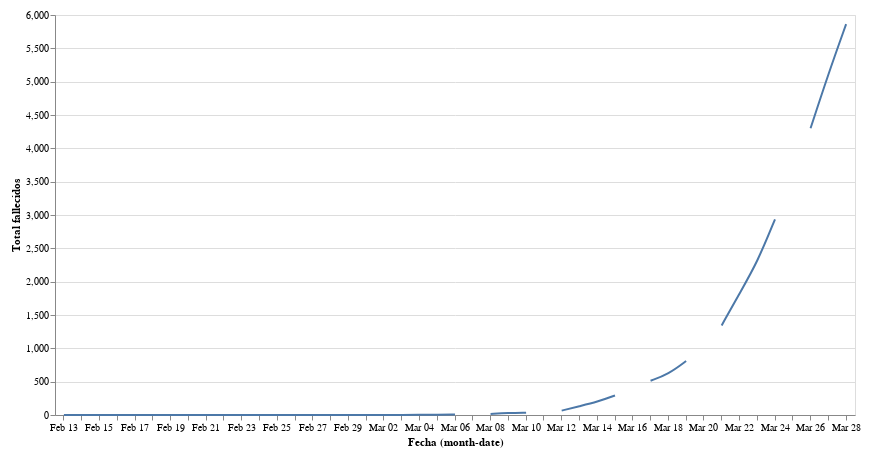

The cell this chart's notebook holds for it:
### Markdown cell above
#### Sin interpolar datos faltantes

### Code cell
#collapse

import requests
import pandas as pd
from io import BytesIO
import numpy as np
import altair as alt

# get data
response = requests.get('https://docs.google.com/spreadsheet/ccc?key=1FwOXbkWeuS1LHrKxhSfepGtsgQ6iIEQZmWig_JKo8z0&output=csv&gid=1616296995')
assert response.status_code == 200, 'Wrong status code'
data = response.content
df = pd.read_csv(BytesIO(data), parse_dates=['Fecha'], dayfirst=True)

# Create a selection that chooses the nearest point & selects based on x-value
source = df
nearest = alt.selection(type='single', nearest=True, on='mouseover',
                        fields=['Total fallecidos'], empty='none')

# The basic line
line = alt.Chart(source).mark_line(interpolate='basis').encode(
    x='monthdate(Fecha):O',
    y='Total fallecidos:Q',
)

# Transparent selectors across the chart. This is what tells us
# the x-value of the cursor
selectors = alt.Chart(source).mark_point().encode(
    x='monthdate(Fecha):O',
    opacity=alt.value(0),
).add_selection(
    nearest
)

# Draw points on the line, and highlight based on selection
points = line.mark_point().encode(
    opacity=alt.condition(nearest, alt.value(1), alt.value(0))
)

# Draw text labels near the points, and highlight based on selection
text = line.mark_text(align='left', dx=5, dy=-5).encode(
    text=alt.condition(nearest, 'Total fallecidos:Q', alt.value(' '))
)

# Draw a rule at the location of the selection
rules = alt.Chart(source).mark_rule(color='gray').encode(
    x='monthdate(Fecha):O',
).transform_filter(
    nearest
)

# Put the five layers into a chart and bind the data
alt.layer(
    line, selectors, points, rules, text
).properties(
    width=800, height=400
).configure(
    padding=10
)

### Figure 1 — Vega-Lite specification as saved in the notebook (floating-point values rounded to 4 significant figures)
{"config": {"view": {"continuousWidth": 400, "continuousHeight": 300}, "padding": 10}, "layer": [{"mark": {"type": "line", "interpolate": "basis"}, "encoding": {"x": {"type": "ordinal", "field": "Fecha", "timeUnit": "monthdate"}, "y": {"type": "quantitative", "field": "Total fallecidos"}}}, {"mark": "point", "encoding": {"opacity": {"value": 0}, "x": {"type": "ordinal", "field": "Fecha", "timeUnit": "monthdate"}}, "selection": {"selector002": {"type": "single", "nearest": true, "on": "mouseover", "fields": ["Total fallecidos"], "empty": "none"}}}, {"mark": "point", "encoding": {"opacity": {"condition": {"value": 1, "selection": "selector002"}, "value": 0}, "x": {"type": "ordinal", "field": "Fecha", "timeUnit": "monthdate"}, "y": {"type": "quantitative", "field": "Total fallecidos"}}}, {"mark": {"type": "rule", "color": "gray"}, "encoding": {"x": {"type": "ordinal", "field": "Fecha", "timeUnit": "monthdate"}}, "transform": [{"filter": {"selection": "selector002"}}]}, {"mark": {"type": "text", "align": "left", "dx": 5, "dy": -5}, "encoding": {"text": {"condition": {"type": "quantitative", "field": "Total fallecidos", "selection": "selector002"}, "value": " "}, "x": {"type": "ordinal", "field": "Fecha", "timeUnit": "monthdate"}, "y": {"type": "quantitative", "field": "Total fallecidos"}}}], "data": {"name": "data-95528edf9540f89e80f4709a17f8d444"}, "height": 400, "width": 800, "$schema": "https://vega.github.io/schema/vega-lite/v4.0.2.json", "datasets": {"data-95528edf9540f89e80f4709a17f8d444": [{"Fecha": "2020-02-13T00:00:00", "Asturias": 0.0, "Andalucía": 0.0, "Aragón": 0.0, "Baleares": 0.0, "Canarias": 0.0, "Cantabria": 0.0, "Cataluña": 0.0, "Castilla y León": 0.0, "Castilla-La Mancha": 0.0, "Comunidad de Madrid": 0.0, "Comunidad Valenciana": 1.0, "Extremadura": 0.0, "Galicia": 0.0, "La Rioja": 0.0, "Murcia": 0.0, "Navarra": 0.0, "País Vasco": 0.0, "Total fallecidos": 1.0}, {"Fecha": "2020-02-14T00:00:00", "Asturias": 0.0, "Andalucía": 0.0, "Aragón": 0.0, "Baleares": 0.0, "Canarias": 0.0, "Cantabria": 0.0, "Cataluña": 0.0, "Castilla y León": 0.0, "Castilla-La Mancha": 0.0, "Comunidad de Madrid": 0.0, "Comunidad Valenciana": 1.0, "Extremadura": 0.0, "Galicia": 0.0, "La Rioja": 0.0, "Murcia": 0.0, "Navarra": 0.0, "País Vasco": 0.0, "Total fallecidos": 1.0}, {"Fecha": "2020-02-15T00:00:00", "Asturias": 0.0, "Andalucía": 0.0, "Aragón": 0.0, "Baleares": 0.0, "Canarias": 0.0, "Cantabria": 0.0, "Cataluña": 0.0, "Castilla y León": 0.0, "Castilla-La Mancha": 0.0, "Comunidad de Madrid": 0.0, "Comunidad Valenciana": 1.0, "Extremadura": 0.0, "Galicia": 0.0, "La Rioja": 0.0, "Murcia": 0.0, "Navarra": 0.0, "País Vasco": 0.0, "Total fallecidos": 1.0}, {"Fecha": "2020-02-16T00:00:00", "Asturias": 0.0, "Andalucía": 0.0, "Aragón": 0.0, "Baleares": 0.0, "Canarias": 0.0, "Cantabria": 0.0, "Cataluña": 0.0, "Castilla y León": 0.0, "Castilla-La Mancha": 0.0, "Comunidad de Madrid": 0.0, "Comunidad Valenciana": 1.0, "Extremadura": 0.0, "Galicia": 0.0, "La Rioja": 0.0, "Murcia": 0.0, "Navarra": 0.0, "País Vasco": 0.0, "Total fallecidos": 1.0}, {"Fecha": "2020-02-17T00:00:00", "Asturias": 0.0, "Andalucía": 0.0, "Aragón": 0.0, "Baleares": 0.0, "Canarias": 0.0, "Cantabria": 0.0, "Cataluña": 0.0, "Castilla y León": 0.0, "Castilla-La Mancha": 0.0, "Comunidad de Madrid": 0.0, "Comunidad Valenciana": 1.0, "Extremadura": 0.0, "Galicia": 0.0, "La Rioja": 0.0, "Murcia": 0.0, "Navarra": 0.0, "País Vasco": 0.0, "Total fallecidos": 1.0}, {"Fecha": "2020-02-18T00:00:00", "Asturias": 0.0, "Andalucía": 0.0, "Aragón": 0.0, "Baleares": 0.0, "Canarias": 0.0, "Cantabria": 0.0, "Cataluña": 0.0, "Castilla y León": 0.0, "Castilla-La Mancha": 0.0, "Comunidad de Madrid": 0.0, "Comunidad Valenciana": 1.0, "Extremadura": 0.0, "Galicia": 0.0, "La Rioja": 0.0, "Murcia": 0.0, "Navarra": 0.0, "País Vasco": 0.0, "Total fallecidos": 1.0}, {"Fecha": "2020-02-19T00:00:00", "Asturias": 0.0, "Andalucía": 0.0, "Aragón": 0.0, "Baleares": 0.0, "Canarias": 0.0, "Cantabria": 0.0, "Cataluña": 0.0, "Castilla y León": 0.0, "Castilla-La Mancha": 0.0, "Comunidad de Madrid": 0.0, "Comunidad Valenciana": 1.0, "Extremadura": 0.0, "Galicia": 0.0, "La Rioja": 0.0, "Murcia": 0.0, "Navarra": 0.0, "País Vasco": 0.0, "Total fallecidos": 1.0}, {"Fecha": "2020-02-20T00:00:00", "Asturias": 0.0, "Andalucía": 0.0, "Aragón": 0.0, "Baleares": 0.0, "Canarias": 0.0, "Cantabria": 0.0, "Cataluña": 0.0, "Castilla y León": 0.0, "Castilla-La Mancha": 0.0, "Comunidad de Madrid": 0.0, "Comunidad Valenciana": 1.0, "Extremadura": 0.0, "Galicia": 0.0, "La Rioja": 0.0, "Murcia": 0.0, "Navarra": 0.0, "País Vasco": 0.0, "Total fallecidos": 1.0}, {"Fecha": "2020-02-21T00:00:00", "Asturias": 0.0, "Andalucía": 0.0, "Aragón": 0.0, "Baleares": 0.0, "Canarias": 0.0, "Cantabria": 0.0, "Cataluña": 0.0, "Castilla y León": 0.0, "Castilla-La Mancha": 0.0, "Comunidad de Madrid": 0.0, "Comunidad Valenciana": 1.0, "Extremadura": 0.0, "Galicia": 0.0, "La Rioja": 0.0, "Murcia": 0.0, "Navarra": 0.0, "País Vasco": 0.0, "Total fallecidos": 1.0}, {"Fecha": "2020-02-22T00:00:00", "Asturias": 0.0, "Andalucía": 0.0, "Aragón": 0.0, "Baleares": 0.0, "Canarias": 0.0, "Cantabria": 0.0, "Cataluña": 0.0, "Castilla y León": 0.0, "Castilla-La Mancha": 0.0, "Comunidad de Madrid": 0.0, "Comunidad Valenciana": 1.0, "Extremadura": 0.0, "Galicia": 0.0, "La Rioja": 0.0, "Murcia": 0.0, "Navarra": 0.0, "País Vasco": 0.0, "Total fallecidos": 1.0}, {"Fecha": "2020-02-23T00:00:00", "Asturias": 0.0, "Andalucía": 0.0, "Aragón": 0.0, "Baleares": 0.0, "Canarias": 0.0, "Cantabria": 0.0, "Cataluña": 0.0, "Castilla y León": 0.0, "Castilla-La Mancha": 0.0, "Comunidad de Madrid": 0.0, "Comunidad Valenciana": 1.0, "Extremadura": 0.0, "Galicia": 0.0, "La Rioja": 0.0, "Murcia": 0.0, "Navarra": 0.0, "País Vasco": 0.0, "Total fallecidos": 1.0}, {"Fecha": "2020-02-24T00:00:00", "Asturias": 0.0, "Andalucía": 0.0, "Aragón": 0.0, "Baleares": 0.0, "Canarias": 0.0, "Cantabria": 0.0, "Cataluña": 0.0, "Castilla y León": 0.0, "Castilla-La Mancha": 0.0, "Comunidad de Madrid": 0.0, "Comunidad Valenciana": 1.0, "Extremadura": 0.0, "Galicia": 0.0, "La Rioja": 0.0, "Murcia": 0.0, "Navarra": 0.0, "País Vasco": 0.0, "Total fallecidos": 1.0}, {"Fecha": "2020-02-25T00:00:00", "Asturias": 0.0, "Andalucía": 0.0, "Aragón": 0.0, "Baleares": 0.0, "Canarias": 0.0, "Cantabria": 0.0, "Cataluña": 0.0, "Castilla y León": 0.0, "Castilla-La Mancha": 0.0, "Comunidad de Madrid": 0.0, "Comunidad Valenciana": 1.0, "Extremadura": 0.0, "Galicia": 0.0, "La Rioja": 0.0, "Murcia": 0.0, "Navarra": 0.0, "País Vasco": 0.0, "Total fallecidos": 1.0}, {"Fecha": "2020-02-26T00:00:00", "Asturias": 0.0, "Andalucía": 0.0, "Aragón": 0.0, "Baleares": 0.0, "Canarias": 0.0, "Cantabria": 0.0, "Cataluña": 0.0, "Castilla y León": 0.0, "Castilla-La Mancha": 0.0, "Comunidad de Madrid": 0.0, "Comunidad Valenciana": 1.0, "Extremadura": 0.0, "Galicia": 0.0, "La Rioja": 0.0, "Murcia": 0.0, "Navarra": 0.0, "País Vasco": 0.0, "Total fallecidos": 1.0}, {"Fecha": "2020-02-27T00:00:00", "Asturias": 0.0, "Andalucía": 0.0, "Aragón": 0.0, "Baleares": 0.0, "Canarias": 0.0, "Cantabria": 0.0, "Cataluña": 0.0, "Castilla y León": 0.0, "Castilla-La Mancha": 0.0, "Comunidad de Madrid": 0.0, "Comunidad Valenciana": 1.0, "Extremadura": 0.0, "Galicia": 0.0, "La Rioja": 0.0, "Murcia": 0.0, "Navarra": 0.0, "País Vasco": 0.0, "Total fallecidos": 1.0}, {"Fecha": "2020-02-28T00:00:00", "Asturias": 0.0, "Andalucía": 0.0, "Aragón": 0.0, "Baleares": 0.0, "Canarias": 0.0, "Cantabria": 0.0, "Cataluña": 0.0, "Castilla y León": 0.0, "Castilla-La Mancha": 0.0, "Comunidad de Madrid": 0.0, "Comunidad Valenciana": 1.0, "Extremadura": 0.0, "Galicia": 0.0, "La Rioja": 0.0, "Murcia": 0.0, "Navarra": 0.0, "País Vasco": 0.0, "Total fallecidos": 1.0}, {"Fecha": "2020-02-29T00:00:00", "Asturias": 0.0, "Andalucía": 0.0, "Aragón": 0.0, "Baleares": 0.0, "Canarias": 0.0, "Cantabria": 0.0, "Cataluña": 0.0, "Castilla y León": 0.0, "Castilla-La Mancha": 0.0, "Comunidad de Madrid": 0.0, "Comunidad Valenciana": 1.0, "Extremadura": 0.0, "Galicia": 0.0, "La Rioja": 0.0, "Murcia": 0.0, "Navarra": 0.0, "País Vasco": 0.0, "Total fallecidos": 1.0}, {"Fecha": "2020-03-01T00:00:00", "Asturias": 0.0, "Andalucía": 0.0, "Aragón": 0.0, "Baleares": 0.0, "Canarias": 0.0, "Cantabria": 0.0, "Cataluña": 0.0, "Castilla y León": 0.0, "Castilla-La Mancha": 0.0, "Comunidad de Madrid": 0.0, "Comunidad Valenciana": 1.0, "Extremadura": 0.0, "Galicia": 0.0, "La Rioja": 0.0, "Murcia": 0.0, "Navarra": 0.0, "País Vasco": 0.0, "Total fallecidos": 1.0}, {"Fecha": "2020-03-02T00:00:00", "Asturias": 0.0, "Andalucía": 0.0, "Aragón": 0.0, "Baleares": 0.0, "Canarias": 0.0, "Cantabria": 0.0, "Cataluña": 0.0, "Castilla y León": 0.0, "Castilla-La Mancha": 0.0, "Comunidad de Madrid": 0.0, "Comunidad Valenciana": 1.0, "Extremadura": 0.0, "Galicia": 0.0, "La Rioja": 0.0, "Murcia": 0.0, "Navarra": 0.0, "País Vasco": 0.0, "Total fallecidos": 1.0}, {"Fecha": "2020-03-03T00:00:00", "Asturias": 0.0, "Andalucía": 0.0, "Aragón": 0.0, "Baleares": 0.0, "Canarias": 0.0, "Cantabria": 0.0, "Cataluña": 0.0, "Castilla y León": 0.0, "Castilla-La Mancha": 0.0, "Comunidad de Madrid": 0.0, "Comunidad Valenciana": 1.0, "Extremadura": 0.0, "Galicia": 0.0, "La Rioja": 0.0, "Murcia": 0.0, "Navarra": 0.0, "País Vasco": 0.0, "Total fallecidos": 1.0}, {"Fecha": "2020-03-04T00:00:00", "Asturias": 0.0, "Andalucía": 0.0, "Aragón": 0.0, "Baleares": 0.0, "Canarias": 0.0, "Cantabria": 0.0, "Cataluña": 0.0, "Castilla y León": 0.0, "Castilla-La Mancha": 0.0, "Comunidad de Madrid": 0.0, "Comunidad Valenciana": 1.0, "Extremadura": 0.0, "Galicia": 0.0, "La Rioja": 0.0, "Murcia": 0.0, "Navarra": 0.0, "País Vasco": 1.0, "Total fallecidos": 2.0}, {"Fecha": "2020-03-05T00:00:00", "Asturias": 0.0, "Andalucía": 0.0, "Aragón": 0.0, "Baleares": 0.0, "Canarias": 0.0, "Cantabria": 0.0, "Cataluña": 0.0, "Castilla y León": 0.0, "Castilla-La Mancha": 0.0, "Comunidad de Madrid": 2.0, "Comunidad Valenciana": 1.0, "Extremadura": 0.0, "Galicia": 0.0, "La Rioja": 0.0, "Murcia": 0.0, "Navarra": 0.0, "País Vasco": 1.0, "Total fallecidos": 4.0}, {"Fecha": "2020-03-06T00:00:00", "Asturias": 0.0, "Andalucía": 0.0, "Aragón": 1.0, "Baleares": 0.0, "Canarias": 0.0, "Cantabria": 0.0, "Cataluña": 1.0, "Castilla y León": 0.0, "Castilla-La Mancha": 0.0, "Comunidad de Madrid": 4.0, "Comunidad Valenciana": 1.0, "Extremadura": 0.0, "Galicia": 0.0, "La Rioja": 0.0, "Murcia": 0.0, "Navarra": 0.0, "País Vasco": 1.0, "Total fallecidos": 8.0}, {"Fecha": "2020-03-07T00:00:00", "Asturias": null, "Andalucía": null, "Aragón": null, "Baleares": null, "Canarias": null, "Cantabria": null, "Cataluña": null, "Castilla y León": null, "Castilla-La Mancha": null, "Comunidad de Madrid": null, "Comunidad Valenciana": null, "Extremadura": null, "Galicia": null, "La Rioja": null, "Murcia": null, "Navarra": null, "País Vasco": null, "Total fallecidos": null}, {"Fecha": "2020-03-08T00:00:00", "Asturias": 0.0, "Andalucía": 0.0, "Aragón": 1.0, "Baleares": 0.0, "Canarias": 0.0, "Cantabria": 0.0, "Cataluña": 1.0, "Castilla y León": 0.0, "Castilla-La Mancha": 0.0, "Comunidad de Madrid": 8.0, "Comunidad Valenciana": 1.0, "Extremadura": 0.0, "Galicia": 0.0, "La Rioja": 0.0, "Murcia": 0.0, "Navarra": 0.0, "País Vasco": 5.0, "Total fallecidos": 16.0}, {"Fecha": "2020-03-09T00:00:00", "Asturias": 0.0, "Andalucía": 0.0, "Aragón": 3.0, "Baleares": 0.0, "Canarias": 0.0, "Cantabria": 0.0, "Cataluña": 3.0, "Castilla y León": 0.0, "Castilla-La Mancha": 0.0, "Comunidad de Madrid": 17.0, "Comunidad Valenciana": 1.0, "Extremadura": 0.0, "Galicia": 0.0, "La Rioja": 0.0, "Murcia": 0.0, "Navarra": 0.0, "País Vasco": 6.0, "Total fallecidos": 30.0}, {"Fecha": "2020-03-10T00:00:00", "Asturias": 0.0, "Andalucía": 0.0, "Aragón": 3.0, "Baleares": 0.0, "Canarias": 0.0, "Cantabria": 0.0, "Cataluña": 3.0, "Castilla y León": 0.0, "Castilla-La Mancha": 0.0, "Comunidad de Madrid": 21.0, "Comunidad Valenciana": 1.0, "Extremadura": 0.0, "Galicia": 0.0, "La Rioja": 1.0, "Murcia": 0.0, "Navarra": 0.0, "País Vasco": 6.0, "Total fallecidos": 35.0}, {"Fecha": "2020-03-11T00:00:00", "Asturias": null, "Andalucía": null, "Aragón": null, "Baleares": null, "Canarias": null, "Cantabria": null, "Cataluña": null, "Castilla y León": null, "Castilla-La Mancha": null, "Comunidad de Madrid": null, "Comunidad Valenciana": null, "Extremadura": null, "Galicia": null, "La Rioja": null, "Murcia": null, "Navarra": null, "País Vasco": null, "Total fallecidos": null}, {"Fecha": "2020-03-12T00:00:00", "Asturias": 1.0, "Andalucía": 0.0, "Aragón": 6.0, "Baleares": 1.0, "Canarias": 0.0, "Cantabria": 0.0, "Cataluña": 6.0, "Castilla y León": 0.0, "Castilla-La Mancha": 1.0, "Comunidad de Madrid": 38.0, "Comunidad Valenciana": 1.0, "Extremadura": 1.0, "Galicia": 0.0, "La Rioja": 2.0, "Murcia": 0.0, "Navarra": 0.0, "País Vasco": 9.0, "Total fallecidos": 66.0}, {"Fecha": "2020-03-13T00:00:00", "Asturias": 1.0, "Andalucía": 2.0, "Aragón": 7.0, "Baleares": 1.0, "Canarias": 1.0, "Cantabria": 0.0, "Cataluña": 6.0, "Castilla y León": 3.0, "Castilla-La Mancha": 5.0, "Comunidad de Madrid": 86.0, "Comunidad Valenciana": 3.0, "Extremadura": 1.0, "Galicia": 0.0, "La Rioja": 2.0, "Murcia": 0.0, "Navarra": 0.0, "País Vasco": 14.0, "Total fallecidos": 132.0}, {"Fecha": "2020-03-14T00:00:00", "Asturias": 1.0, "Andalucía": 5.0, "Aragón": 7.0, "Baleares": 1.0, "Canarias": 1.0, "Cantabria": 0.0, "Cataluña": 8.0, "Castilla y León": 5.0, "Castilla-La Mancha": 6.0, "Comunidad de Madrid": 133.0, "Comunidad Valenciana": 3.0, "Extremadura": 2.0, "Galicia": 1.0, "La Rioja": 3.0, "Murcia": 0.0, "Navarra": 1.0, "País Vasco": 19.0, "Total fallecidos": 196.0}, {"Fecha": "2020-03-15T00:00:00", "Asturias": 1.0, "Andalucía": 6.0, "Aragón": 7.0, "Baleares": 1.0, "Canarias": 1.0, "Cantabria": 0.0, "Cataluña": 12.0, "Castilla y León": 9.0, "Castilla-La Mancha": 6.0, "Comunidad de Madrid": 213.0, "Comunidad Valenciana": 5.0, "Extremadura": 3.0, "Galicia": 2.0, "La Rioja": 3.0, "Murcia": 0.0, "Navarra": 1.0, "País Vasco": 23.0, "Total fallecidos": 293.0}, {"Fecha": "2020-03-16T00:00:00", "Asturias": null, "Andalucía": null, "Aragón": null, "Baleares": null, "Canarias": null, "Cantabria": null, "Cataluña": null, "Castilla y León": null, "Castilla-La Mancha": null, "Comunidad de Madrid": null, "Comunidad Valenciana": null, "Extremadura": null, "Galicia": null, "La Rioja": null, "Murcia": null, "Navarra": null, "País Vasco": null, "Total fallecidos": null}, {"Fecha": "2020-03-17T00:00:00", "Asturias": 1.0, "Andalucía": 11.0, "Aragón": 12.0, "Baleares": 1.0, "Canarias": 2.0, "Cantabria": 0.0, "Cataluña": 41.0, "Castilla y León": 12.0, "Castilla-La Mancha": 17.0, "Comunidad de Madrid": 355.0, "Comunidad Valenciana": 13.0, "Extremadura": 3.0, "Galicia": 3.0, "La Rioja": 5.0, "Murcia": 0.0, "Navarra": 2.0, "País Vasco": 36.0, "Total fallecidos": 514.0}, {"Fecha": "2020-03-18T00:00:00", "Asturias": 1.0, "Andalucía": 19.0, "Aragón": 13.0, "Baleares": 1.0, "Canarias": 3.0, "Cantabria": 1.0, "Cataluña": 55.0, "Castilla y León": 22.0, "Castilla-La Mancha": 28.0, "Comunidad de Madrid": 390.0, "Comunidad Valenciana": 22.0, "Extremadura": 6.0, "Galicia": 3.0, "La Rioja": 5.0, "Murcia": 0.0, "Navarra": 3.0, "País Vasco": 40.0, "Total fallecidos": 612.0}, {"Fecha": "2020-03-19T00:00:00", "Asturias": 2.0, "Andalucía": 23.0, "Aragón": 15.0, "Baleares": 3.0, "Canarias": 3.0, "Cantabria": 1.0, "Cataluña": 82.0, "Castilla y León": 43.0, "Castilla-La Mancha": 42.0, "Comunidad de Madrid": 498.0, "Comunidad Valenciana": 24.0, "Extremadura": 8.0, "Galicia": 4.0, "La Rioja": 5.0, "Murcia": 0.0, "Navarra": 4.0, "País Vasco": 53.0, "Total fallecidos": 810.0}, {"Fecha": "2020-03-20T00:00:00", "Asturias": null, "Andalucía": null, "Aragón": null, "Baleares": null, "Canarias": null, "Cantabria": null, "Cataluña": null, "Castilla y León": null, "Castilla-La Mancha": null, "Comunidad de Madrid": null, "Comunidad Valenciana": null, "Extremadura": null, "Galicia": null, "La Rioja": null, "Murcia": null, "Navarra": null, "País Vasco": null, "Total fallecidos": null}, {"Fecha": "2020-03-21T00:00:00", "Asturias": 5.0, "Andalucía": 40.0, "Aragón": 22.0, "Baleares": 4.0, "Canarias": 7.0, "Cantabria": 1.0, "Cataluña": 122.0, "Castilla y León": 74.0, "Castilla-La Mancha": 84.0, "Comunidad de Madrid": 804.0, "Comunidad Valenciana": 50.0, "Extremadura": 12.0, "Galicia": 9.0, "La Rioja": 15.0, "Murcia": 1.0, "Navarra": 9.0, "País Vasco": 85.0, "Total fallecidos": 1344.0}, {"Fecha": "2020-03-22T00:00:00", "Asturias": 12.0, "Andalucía": 47.0, "Aragón": 24.0, "Baleares": 9.0, "Canarias": 11.0, "Cantabria": 5.0, "Cataluña": 245.0, "Castilla y León": 102.0, "Castilla-La Mancha": 112.0, "Comunidad de Madrid": 1021.0, "Comunidad Valenciana": 69.0, "Extremadura": 14.0, "Galicia": 12.0, "La Rioja": 18.0, "Murcia": 1.0, "Navarra": 24.0, "País Vasco": 97.0, "Total fallecidos": 1823.0}, {"Fecha": "2020-03-23T00:00:00", "Asturias": 22.0, "Andalucía": 58.0, "Aragón": 32.0, "Baleares": 10.0, "Canarias": 11.0, "Cantabria": 6.0, "Cataluña": 339.0, "Castilla y León": 102.0, "Castilla-La Mancha": 145.0, "Comunidad de Madrid": 1263.0, "Comunidad Valenciana": 94.0, "Extremadura": 18.0, "Galicia": 18.0, "La Rioja": 22.0, "Murcia": 2.0, "Navarra": 24.0, "País Vasco": 120.0, "Total fallecidos": 2286.0}, {"Fecha": "2020-03-24T00:00:00", "Asturias": 22.0, "Andalucía": 87.0, "Aragón": 37.0, "Baleares": 13.0, "Canarias": 16.0, "Cantabria": 9.0, "Cataluña": 516.0, "Castilla y León": 124.0, "Castilla-La Mancha": 216.0, "Comunidad de Madrid": 1535.0, "Comunidad Valenciana": 115.0, "Extremadura": 26.0, "Galicia": 23.0, "La Rioja": 30.0, "Murcia": 3.0, "Navarra": 31.0, "País Vasco": 133.0, "Total fallecidos": 2936.0}, {"Fecha": "2020-03-25T00:00:00", "Asturias": null, "Andalucía": null, "Aragón": null, "Baleares": null, "Canarias": null, "Cantabria": null, "Cataluña": null, "Castilla y León": null, "Castilla-La Mancha": null, "Comunidad de Madrid": null, "Comunidad Valenciana": null, "Extremadura": null, "Galicia": null, "La Rioja": null, "Murcia": null, "Navarra": null, "País Vasco": null, "Total fallecidos": null}, {"Fecha": "2020-03-26T00:00:00", "Asturias": 29.0, "Andalucía": 134.0, "Aragón": 48.0, "Baleares": 17.0, "Canarias": 27.0, "Cantabria": 17.0, "Cataluña": 880.0, "Castilla y León": 206.0, "Castilla-La Mancha": 316.0, "Comunidad de Madrid": 2090.0, "Comunidad Valenciana": 167.0, "Extremadura": 58.0, "Galicia": 32.0, "La Rioja": 43.0, "Murcia": 8.0, "Navarra": 49.0, "País Vasco": 180.0, "Total fallecidos": 4301.0}, {"Fecha": "2020-03-27T00:00:00", "Asturias": 29.0, "Andalucía": 144.0, "Aragón": 58.0, "Baleares": 22.0, "Canarias": 27.0, "Cantabria": 21.0, "Cataluña": 1070.0, "Castilla y León": 321.0, "Castilla-La Mancha": 367.0, "Comunidad de Madrid": 2412.0, "Comunidad Valenciana": 198.0, "Extremadura": 69.0, "Galicia": 43.0, "La Rioja": 55.0, "Murcia": 15.0, "Navarra": 58.0, "País Vasco": 207.0, "Total fallecidos": 5116.0}, {"Fecha": "2020-03-28T00:00:00", "Asturias": 33.0, "Andalucía": 175.0, "Aragón": 58.0, "Baleares": 31.0, "Canarias": 36.0, "Cantabria": 22.0, "Cataluña": 1226.0, "Castilla y León": 321.0, "Castilla-La Mancha": 448.0, "Comunidad de Madrid": 2757.0, "Comunidad Valenciana": 234.0, "Extremadura": 88.0, "Galicia": 60.0, "La Rioja": 65.0, "Murcia": 17.0, "Navarra": 70.0, "País Vasco": 221.0, "Total fallecidos": 5862.0}]}}
